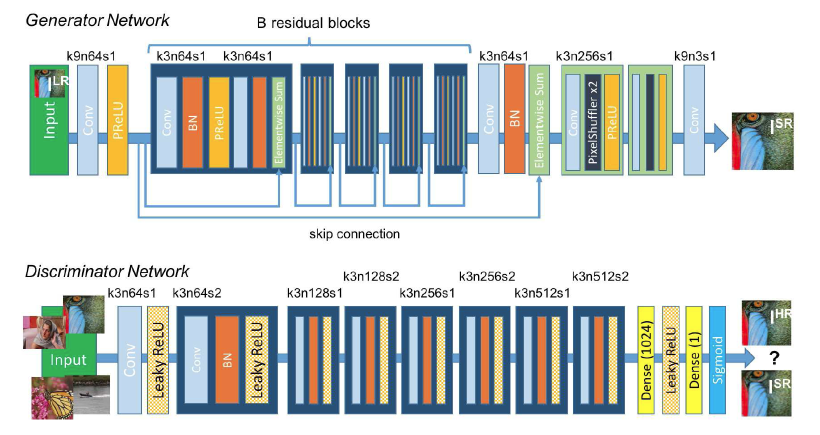
#> input picture images/SRResNet.png, 1640 x 870 px (shown at 1/2 size)
$ python -i image_process.py   (imports and definitions only)
#> lines starting #> are read from the running program, lines starting #| are printed output that depends on the picture
#> further down, picture is the input picture: shape (870, 1640, 3); mean B, G, R 204.8, 207.9, 201.8
import cv2


def LR_image(img,de_num=4,inplace=False):
#> called with de_num = 4, inplace = False
    shape = img.shape
#> shape = (870, 1640, 3)

    img = cv2.resize(img,(shape[1]//de_num,shape[0]//de_num))
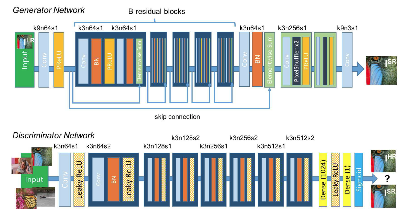
#> img: shape (217, 410, 3); mean of channels 0, 1, 2 205.1, 208.2, 202.1; drawn as B, G, R
    if not inplace:
        img = cv2.resize(img,(shape[1],shape[0]))
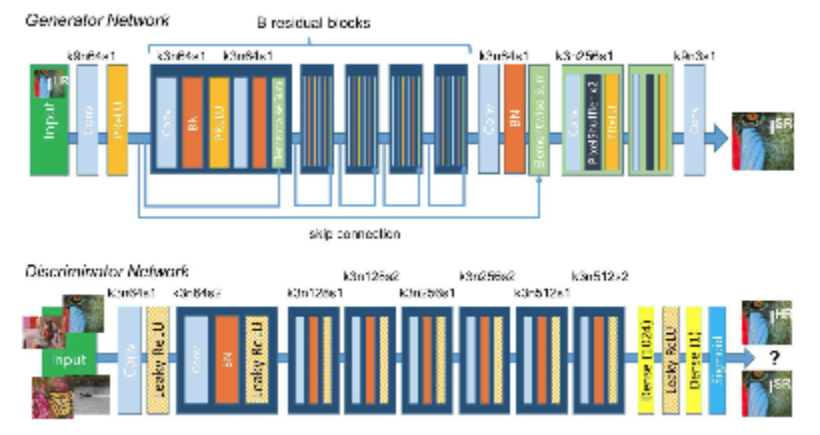
#> img: shape (870, 1640, 3) (shown at 1/2 size); mean of channels 0, 1, 2 205, 208.2, 202; drawn as B, G, R
    return img

def imread(path,type=None):
    return cv2.imread(path)
def imshow(img):
    cv2.imshow('',img)
    key = cv2.waitKey(-1)
    return key

def resize(img,scale):
    h,w,_ = img.shape
    shape = (int(w*scale),int(h*scale))
    return cv2.resize(img,shape)

>>> import cv2
>>> picture = cv2.imread('images/SRResNet.png')
>>> result = LR_image(picture)
